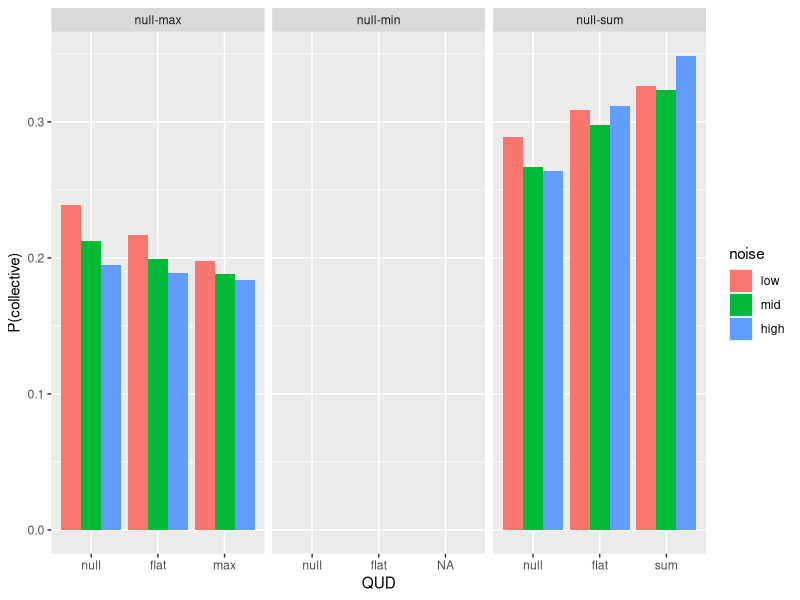

Source code (R):
library(ggplot2)

setwd("~/Documents/git/cocolab/collective/models/")

d = read.csv("QUD_results.csv",header=T)

d$noise<-factor(d$noise,levels=c("low",'mid','high'))

d$QUD<-factor(d$QUD,levels=c('null','flat','max','sum'))

p <- ggplot(d,aes(x=QUD,y=pcollective,fill=noise)) +
  geom_bar(stat='identity',position=position_dodge()) +
  ylab("P(collective)") +
  facet_grid(.~QUDs,scales = "free_x")

ggsave("QUD_results.png",plot=p,width=5, height=3)
